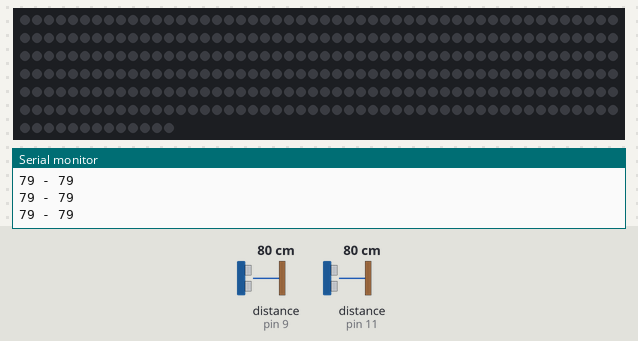
A sketch run on a simulated Arduino Uno, built with avr-gcc and run on an emulated ATmega328P. Parts: 313 RGB LEDs in strip order, left to right, continuing on the next row, the last lines printed to the serial monitor. Wiring (inferred from the names in the program): 2 × ultrasonic range finder: trigger pin 8, echo pin 9 / trigger pin 10, echo pin 11. Inputs (shaded band) come from the test bench; at power-on: distance to the obstacle (sensors on pin 9, pin 11) 80 cm. The echo pulse lasts 58.3 µs per cm; dim RGB values are drawn brighter than linear.

Above: at 1.2 s.
1.3 s: distance to the obstacle (sensor on pin 9) set to 2 cm
At 3.14 s:
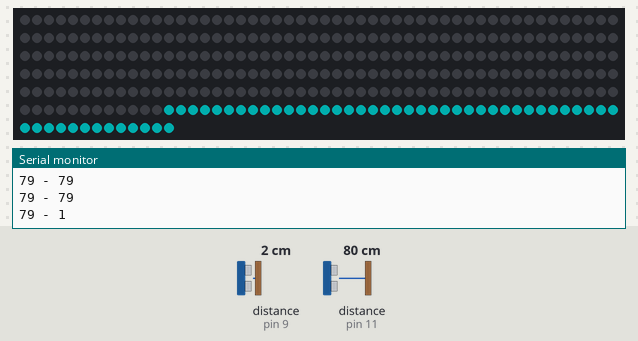
At 11.97 s:
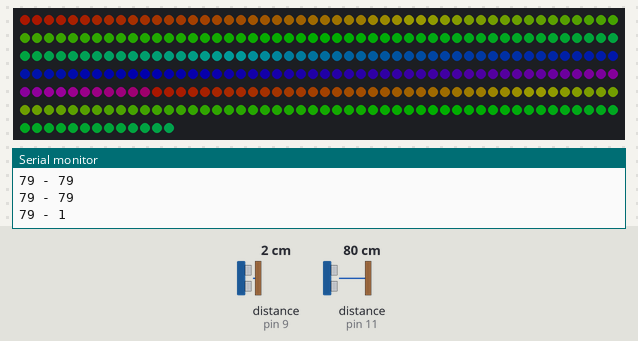
Timing chart, 0 to 13.5 s (numbered marks = the images above; inputs shaded):
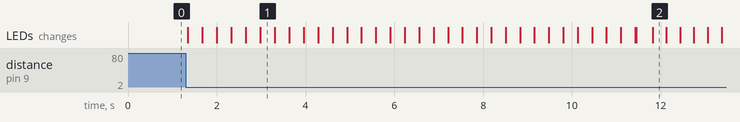

The sketch:

Stairlight.ino
```cpp
#include <Adafruit_NeoPixel.h>
#ifdef __AVR__
 #include <avr/power.h> // Required for 16 MHz Adafruit Trinket
#endif

#define trigPin1 8
#define echoPin1 9
#define trigPin2 10
#define echoPin2 11
#define PIN 3
#define NUMPIXELS 313


long duration, distance, RightSensor,BackSensor,FrontSensor,LeftSensor;
Adafruit_NeoPixel strip = Adafruit_NeoPixel(NUMPIXELS , PIN, NEO_GRB + NEO_KHZ800);
#define DELAYVAL 20
void setup()
{
Serial.begin (9600);

strip.begin();
strip.setBrightness(50);
pinMode(trigPin1, OUTPUT);
pinMode(echoPin1, INPUT);
pinMode(trigPin2, OUTPUT);
pinMode(echoPin2, INPUT);

}

void rainbowCycle(uint8_t wait) {
  uint16_t i, j;

  for(j=0; j<312*1; j++) { // 5 cycles of all colors on wheel
    for(i=0; i< strip.numPixels(); i++) {
      strip.setPixelColor(i, Wheel(((i * 312 / strip.numPixels()) + j) & 255));
    }
    strip.show();
    delay(wait);
  }
}
uint32_t Wheel(byte WheelPos) {
  WheelPos = 255 - WheelPos;
  if(WheelPos < 85) {
    return strip.Color(255 - WheelPos * 3, 0, WheelPos * 3);
  }
  if(WheelPos < 170) {
    WheelPos -= 85;
    return strip.Color(0, WheelPos * 3, 255 - WheelPos * 3);
  }
  WheelPos -= 170;
  return strip.Color(WheelPos * 3, 255 - WheelPos * 3, 0);
}
void SonarSensor(int trigPin,int echoPin)
{
digitalWrite(trigPin, LOW);
delayMicroseconds(2);
digitalWrite(trigPin, HIGH);
delayMicroseconds(10);
digitalWrite(trigPin, LOW);
duration = pulseIn(echoPin, HIGH);
distance = (duration/2) / 29.1;
}

void loop() {
strip.clear();
SonarSensor(trigPin1, echoPin1);
RightSensor = distance;
SonarSensor(trigPin2, echoPin2);
LeftSensor = distance;


Serial.print(LeftSensor);
Serial.print(" - ");
Serial.println(RightSensor);

if (LeftSensor <= 45){
for(int i=0; i<=NUMPIXELS; i++ ) { // For each pixel...

    // pixels.Color() takes RGB values, from 0,0,0 up to 255,255,255
    // Here we're using a moderately bright green color:
    strip.setPixelColor(i, strip.Color(255, 0, 125));

    strip.show();   // Send the updated pixel colors to the hardware.

    delay (DELAYVAL); // Pause before next pass through loop
  }
  delay (10);
  rainbowCycle(1);
  for(int i=0; i<=NUMPIXELS; i++)
  {
    strip.setPixelColor(i, strip.Color(0,0,0));
    strip.show();
    delay (DELAYVAL);
  }}

  else if (RightSensor <= 45){

    for(int i=NUMPIXELS; i; i-- ) { // For each pixel...

    // pixels.Color() takes RGB values, from 0,0,0 up to 255,255,255
    // Here we're using a moderately bright green color:
    strip.setPixelColor(i, strip.Color(0, 255, 255));

   strip.show();   // Send the updated pixel colors to the hardware.

    delay (DELAYVAL); // Pause before next pass through loop
  }
  rainbowCycle(1);
  for(int i=NUMPIXELS; i; i--)
  {
    strip.setPixelColor(i, strip.Color(0,0,0));
    strip.show();
    delay (DELAYVAL);}}
}
```

Measured:
- after the input at 1.3 s, the LEDs: first change after 0.05 s (image 1 shows a later state)
